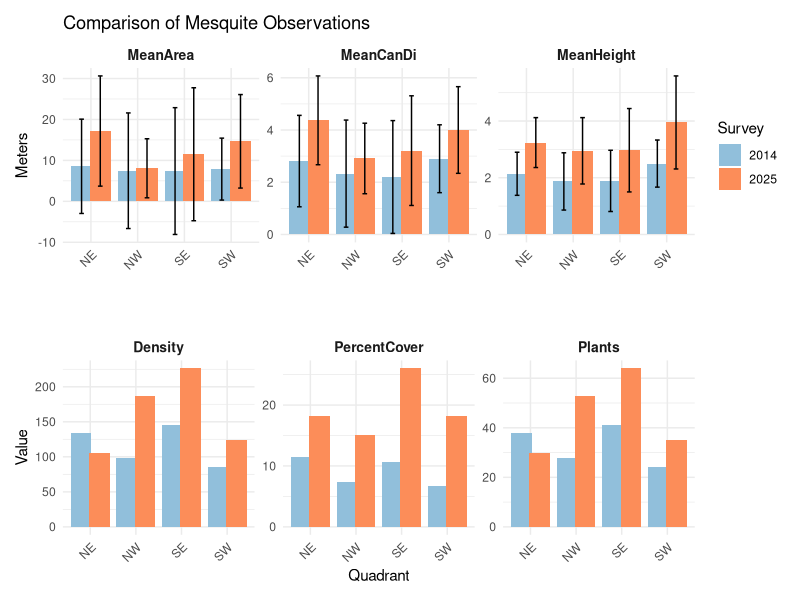
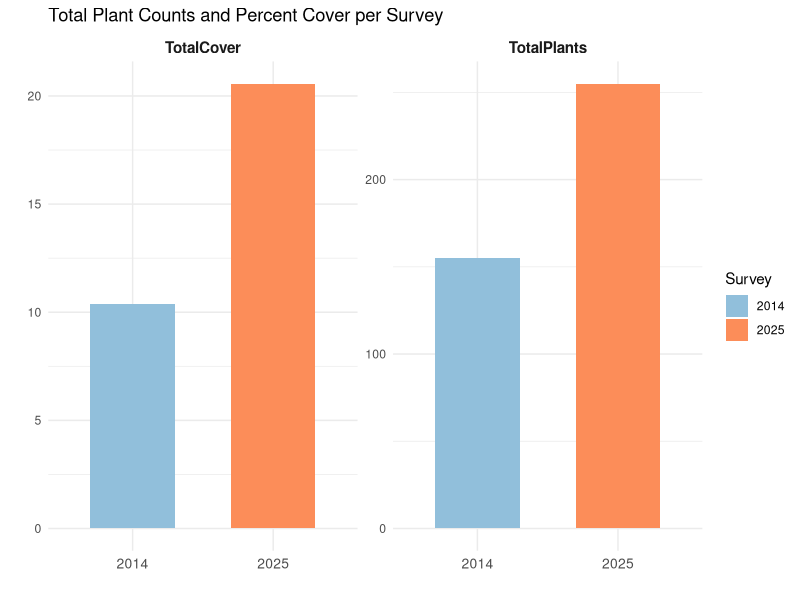
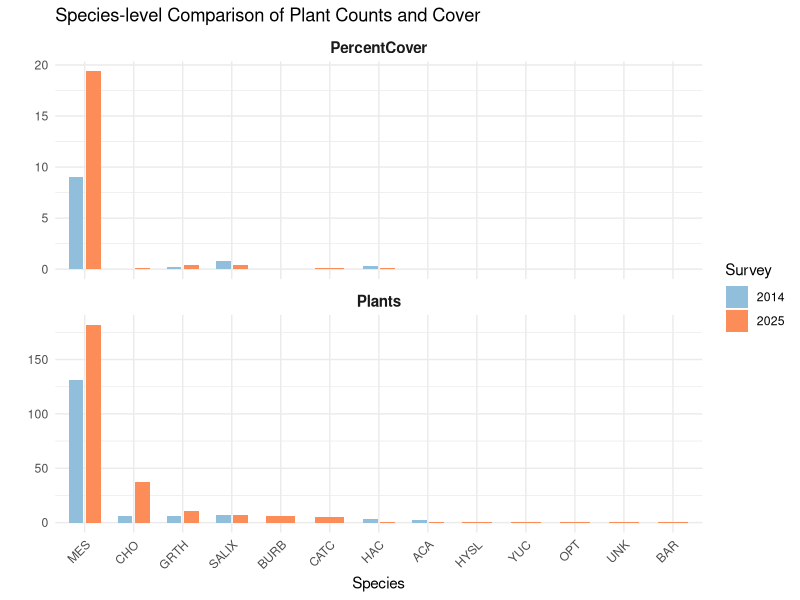
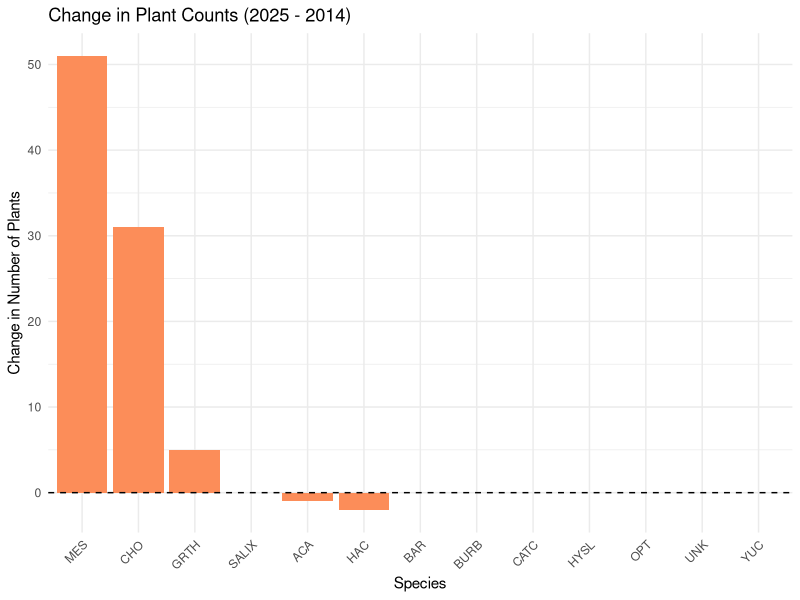

The R script that drew these images, in order:
# At the US-SRG flux tower site, we conducted a woody plant census within a 100m
# radius of the tower to compare to a similar census from 2014. This script 
# compares average values by survey quadrant between the two collections. 
# 
# This script executes the following steps:
#   1. Formats 2025 data
#   2. Formats 2014 data
#   3. Combines datasets into a single data frame and calculate mean, st.dev
#   4. Visualizes and compares average measurement values by quadrant

#===============================================================================
#Load necessary packages--------------------------------------------------------
#===============================================================================
library(dplyr)
library(ggplot2)
library(tidyverse)
library(patchwork)

#===============================================================================
#Format 2025 data---------------------------------------------------------------
#===============================================================================
census_dat <- read.csv("./Data/GitData/US-SRG_WoodyPlantCensus_28052025.csv")
avg_census_dat <- census_dat%>%
  group_by(ID)%>%
  reframe(Species = Species,
            Quadrant = Quadrant,
            Distance = Distance,
            BasalDiameter = mean(BasalDiameter, na.rm = T),
            CrownDiameter = mean(CrownDiameter, na.rm = T),
            Height = Height)%>%
  filter(Species != "",
         Distance <= 60)%>%
  mutate(Area = pi*((CrownDiameter/2)^2))%>%
  arrange(Quadrant, Species)

stats <- avg_census_dat %>%
  group_by(Species, Quadrant) %>%
  summarise(
    MeanHeight = mean(Height, na.rm = TRUE),
    SdHeight = sd(Height, na.rm = TRUE),
    MeanCanDi = mean(CrownDiameter, na.rm = TRUE),
    SdCanDi = sd(CrownDiameter, na.rm = TRUE),
    MeanArea = mean(Area, na.rm = TRUE),
    SdArea = sd(Area, na.rm = TRUE),
    Plants = n(),
    PercentCover = (sum(Area) / ((60^2) * (pi/4)))*100,
    Density = (Plants / ((60^2) * (pi/4)))*10000, #density per hectare
    .groups = "drop"
  ) %>%
  mutate(across( -Density,~ if(is.numeric(.x)) round(.x, 2) else .x), Density = round(Density, 4))
#===============================================================================
#Format 2014 data---------------------------------------------------------------
#===============================================================================
russ_data <- read.csv("./Data/GitData/SRG_WoodyCover_Oct_2014.csv")
avg_russ_data <- russ_data%>%
  group_by(CW_from_bearing)%>%
  mutate(Ht..cm. = Ht..cm./100,
         Diam..cm. = Diam..cm./100)%>%
  rename(Species = Plant,
         Quadrant = CW_from_bearing,
         Distance = Dist..m.,
         Height = Ht..cm.,
         CrownDiameter = Diam..cm.,
         Area = Area..m2.)%>%
  filter(Distance <= 60)%>%
  #mutate(Area = pi*((CrownDiameter/2)^2))%>%
  arrange(Quadrant, Species)


russ_stats <- avg_russ_data %>%
  group_by(Quadrant, Species) %>%
  summarise(
    MeanHeight = mean(Height, na.rm = TRUE),
    SdHeight = sd(Height, na.rm = TRUE),
    MeanCanDi = mean(CrownDiameter, na.rm = TRUE),
    SdCanDi = sd(CrownDiameter, na.rm = TRUE),
    MeanArea = mean(Area, na.rm = TRUE),
    SdArea = sd(Area, na.rm = TRUE),
    Plants = n(),
    PercentCover = sum(Area) / (((60^2) * pi) / 4)*100,
    Density = Plants * 10000 / (((60^2) * pi) / 4),
    .groups = "drop"
  ) %>%
  mutate(across(where(is.numeric), ~ round(.x, 2)))

russ_stats <- russ_stats %>%
  mutate(Quadrant = case_when(
    Quadrant == 0   ~ "NE",
    Quadrant == 90  ~ "SE",
    Quadrant == 180 ~ "SW",
    Quadrant == 270 ~ "NW",
    TRUE            ~ as.character(Quadrant)))

#===============================================================================
#Combine dataframes and calc stats----------------------------------------------
#===============================================================================
russ_stats <- russ_stats %>%
  mutate(Survey = "2014")
stats <- stats %>%
  mutate(Survey = "2025")

combined_stats <- bind_rows(russ_stats, stats)%>%
  filter(Species == "MES")


#Variables with sd: 
mean_vars <- c("MeanHeight", "MeanCanDi", "MeanArea")
sd_vars   <- c("SdHeight",   "SdCanDi",   "SdArea")

mean_df <- combined_stats %>%
  select(Quadrant, Survey, all_of(mean_vars)) %>%
  pivot_longer(cols = all_of(mean_vars), names_to = "Variable", values_to = "Mean")

sd_df <- combined_stats %>%
  select(Quadrant, Survey, all_of(sd_vars)) %>%
  pivot_longer(cols = all_of(sd_vars), names_to = "Variable", values_to = "SD") %>%
  mutate(Variable = str_replace(Variable, "Sd", "Mean"))

stats_long <- left_join(mean_df, sd_df, by = c("Quadrant", "Survey", "Variable"))


#Variables without sd: 
extra_vars <- c("Plants", "PercentCover", "Density")

extra_long <- combined_stats %>%
  select(Quadrant, Survey, all_of(extra_vars)) %>%
  pivot_longer(cols = all_of(extra_vars), names_to = "Variable", values_to = "Value")

#===============================================================================
#Plot measurements with/without mean and sd-------------------------------------
#===============================================================================
#Vars w/ mean and sd
p1 <- ggplot(stats_long, aes(x = Quadrant, y = Mean, fill = Survey)) +
  geom_bar(stat = "identity", position = position_dodge(width = 0.8)) +
  geom_errorbar(aes(ymin = Mean - SD, ymax = Mean + SD),
                position = position_dodge(width = 0.8), width = 0.2) +
  facet_wrap(~ Variable, scales = "free_y", nrow = 1) +
  scale_fill_manual(values = c("2014" = "#91bfdb", "2025" = "#fc8d59")) +
  labs(
    title = "Comparison of Mesquite Observations",
    x = "",
    y = "Meters",
    fill = "Survey"
  ) +
  theme_minimal() +
  theme(
    strip.text = element_text(size = 10, face = "bold"),
    axis.text.x = element_text(angle = 45, hjust = 1)
  )


#Vars w/o mean and sd
p2 <- ggplot(extra_long, aes(x = Quadrant, y = Value, fill = Survey)) +
  geom_bar(stat = "identity", position = position_dodge(width = 0.8)) +
  facet_wrap(~ Variable, scales = "free_y", nrow = 1) +
  scale_fill_manual(values = c("2014" = "#91bfdb", "2025" = "#fc8d59")) +
  labs(
    title = "",
    x = "Quadrant",
    y = "Value",
    fill = "Survey"
  ) +
  theme_minimal() +
  theme(
    strip.text = element_text(size = 10, face = "bold"),
    axis.text.x = element_text(angle = 45, hjust = 1),
    legend.position = "none"
  )

#combine plots
p1 / p2


#===============================================================================
#Calc stats for full survey, not by quad----------------------------------------
#===============================================================================
# 2025 full summary (remove Quadrant group)
full_stats_2025 <- avg_census_dat %>%
  group_by(Species) %>%
  summarise(
    MeanHeight = mean(Height, na.rm = TRUE),
    SdHeight = sd(Height, na.rm = TRUE),
    MeanCanDi = mean(CrownDiameter, na.rm = TRUE),
    SdCanDi = sd(CrownDiameter, na.rm = TRUE),
    MeanArea = mean(Area, na.rm = TRUE),
    SdArea = sd(Area, na.rm = TRUE),
    Plants = n(),
    PercentCover = (sum(Area) / (pi * 60^2)) * 100,
    Density = (Plants / (pi * 60^2)) * 10000,  # per hectare
    .groups = "drop"
  ) %>%
  mutate(Survey = "2025") %>%
  mutate(across(-Density, ~ if(is.numeric(.x)) round(.x, 2) else .x), Density = round(Density, 4))
# 2014 full summary (remove Quadrant group)
full_stats_2014 <- avg_russ_data %>%
  group_by(Species) %>%
  summarise(
    MeanHeight = mean(Height, na.rm = TRUE),
    SdHeight = sd(Height, na.rm = TRUE),
    MeanCanDi = mean(CrownDiameter, na.rm = TRUE),
    SdCanDi = sd(CrownDiameter, na.rm = TRUE),
    MeanArea = mean(Area, na.rm = TRUE),
    SdArea = sd(Area, na.rm = TRUE),
    Plants = n(),
    PercentCover = (sum(Area) / (pi * 60^2)) * 100,
    Density = (Plants / (pi * 60^2)) * 10000,
    .groups = "drop"
  ) %>%
  mutate(Survey = "2014") %>%
  mutate(across(where(is.numeric), ~ round(.x, 2)))
full_combined_stats <- bind_rows(full_stats_2014, full_stats_2025)
full_combined_stats <- full_combined_stats %>%
  mutate(Species = recode(Species,
                          "WAC"  = "ACA",
                          "BRTB" = "BURB",
                          "CHAC" = "CATC",
                          "GTN"  = "GRTH",
                          "DW"   = "SALIX"))

#===============================================================================
#Plot full survey comparisons---------------------------------------------------
#===============================================================================
survey_summary <- full_combined_stats %>%
  group_by(Survey) %>%
  summarise(
    TotalPlants = sum(Plants, na.rm = TRUE),
    TotalCover = sum(PercentCover, na.rm = TRUE),
    .groups = "drop"
  )

survey_long <- survey_summary %>%
  pivot_longer(cols = c(TotalPlants, TotalCover), names_to = "Metric", values_to = "Value")

ggplot(survey_long, aes(x = Survey, y = Value, fill = Survey)) +
  geom_col(position = position_dodge(), width = 0.6) +
  facet_wrap(~ Metric, scales = "free_y") +
  scale_fill_manual(values = c("2014" = "#91bfdb", "2025" = "#fc8d59")) +
  labs(
    title = "Total Plant Counts and Percent Cover per Survey",
    x = "",
    y = "",
    fill = "Survey"
  ) +
  theme_minimal() +
  theme(
    strip.text = element_text(size = 11, face = "bold"),
    axis.text.x = element_text(size = 10)
  )
species_summary <- full_combined_stats %>%
  select(Species, Survey, Plants, PercentCover)

species_long <- species_summary %>%
  pivot_longer(cols = c(Plants, PercentCover), names_to = "Metric", values_to = "Value")

ggplot(species_long, aes(x = reorder(Species, -Value), y = Value, fill = Survey)) +
  geom_col(position = position_dodge(width = 0.7), width = 0.6) +
  facet_wrap(~ Metric, scales = "free_y", ncol = 1) +
  scale_fill_manual(values = c("2014" = "#91bfdb", "2025" = "#fc8d59")) +
  labs(
    title = "Species-level Comparison of Plant Counts and Cover",
    x = "Species",
    y = "",
    fill = "Survey"
  ) +
  theme_minimal() +
  theme(
    strip.text = element_text(size = 11, face = "bold"),
    axis.text.x = element_text(angle = 45, hjust = 1)
  )
diff_df <- full_combined_stats %>%
  select(Species, Survey, Plants, PercentCover) %>%
  pivot_wider(names_from = Survey, values_from = c(Plants, PercentCover)) %>%
  mutate(
    PlantDiff = Plants_2025 - Plants_2014,
    CoverDiff = PercentCover_2025 - PercentCover_2014
  )

ggplot(diff_df, aes(x = reorder(Species, -PlantDiff), y = PlantDiff)) +
  geom_col(fill = "#fc8d59") +
  geom_hline(yintercept = 0, linetype = "dashed") +
  labs(
    title = "Change in Plant Counts (2025 - 2014)",
    x = "Species",
    y = "Change in Number of Plants"
  ) +
  theme_minimal() +
  theme(axis.text.x = element_text(angle = 45, hjust = 1))

